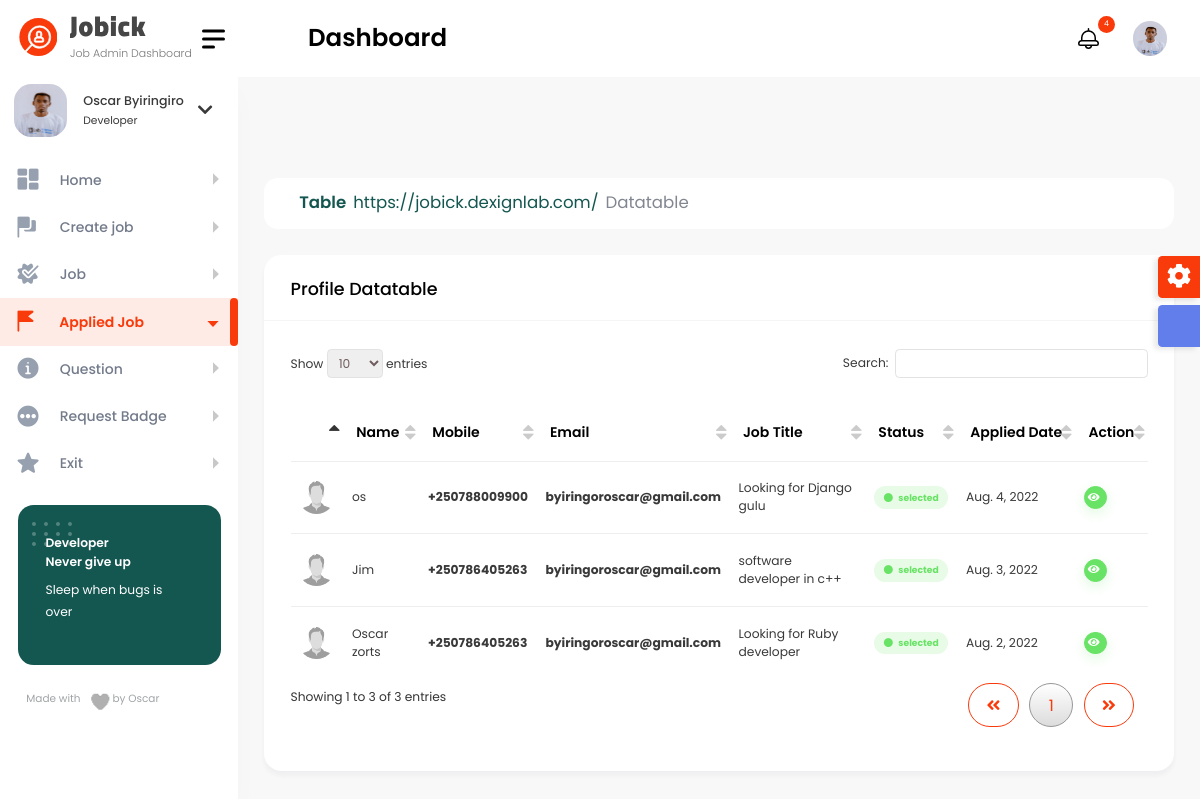
Page /user_admin/job_applied_admin/ (signed in) on the earlier database version.
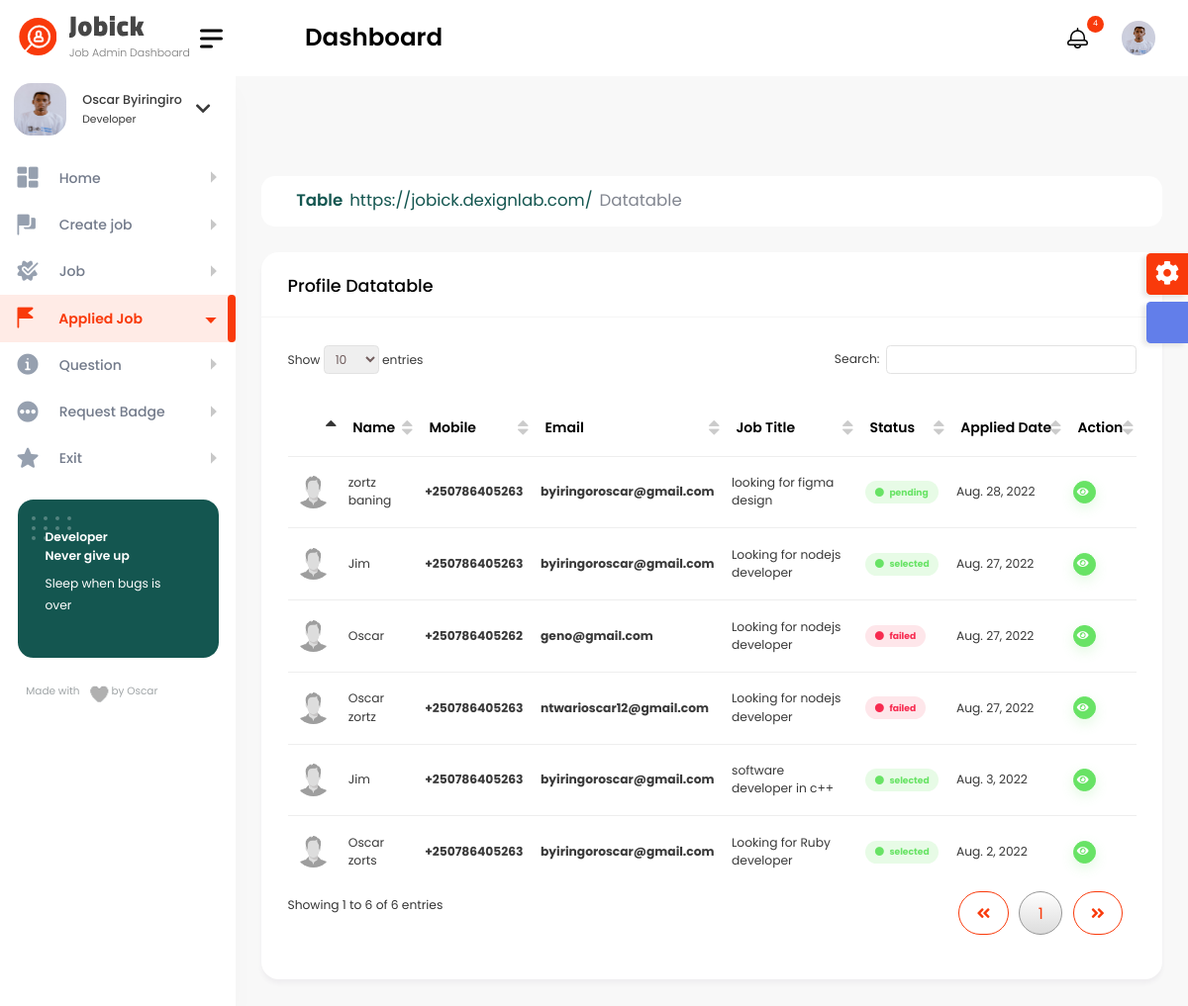
Same page on the later database version.
### authentication/models.py (models this page shows, shortened)
class Profile(models.Model):
    user = models.OneToOneField(User, on_delete=models.CASCADE)
    user_image = models.ImageField(upload_to='images/', default='profile.png', null=True, blank=True)
    location = models.CharField(max_length=100, null=True, blank=True)
    about_me = models.TextField(null=True, blank=True)
    github_link = models.URLField(default='https://github.com/', null=True, blank=True)
    website_link = models.URLField(default='https://www.google.com/', null=True, blank=True)
    backend_development = models.PositiveIntegerField(null=True, blank=True)
    frontend_development = models.PositiveIntegerField(null=True, blank=True)
    hardware = models.PositiveIntegerField(null=True, blank=True)
    uiandux = models.PositiveIntegerField(null=True, blank=True)
    artificial_intelligence = models.PositiveIntegerField(null=True, blank=True)
    badge = models.BooleanField(default=False)
    date_created = models.DateField(default=now)

class User(AbstractBaseUser):
    full_name = models.CharField(max_length=255, null=False)
    email = models.EmailField(
        verbose_name='email address',
        max_length=255,
        unique=True,
    )
    phone_number = PhoneNumberField(unique=True)
    is_verified = models.BooleanField(default=False)
    is_two_f_enable = models.BooleanField(default=False)
    is_active = models.BooleanField(default=True)
    staff = models.BooleanField(default=False)
    admin = models.BooleanField(default=False)
    USERNAME_FIELD = 'email'
    REQUIRED_FIELDS = ['full_name', 'phone_number']
    objects = UserManager()
    class Meta:
        app_label = 'authentication'

### questions/models.py (models this page shows, shortened)
class Applied_job(models.Model):
    job = models.ForeignKey(Job_work, on_delete=models.CASCADE)
    full_name = models.CharField(max_length=100)
    email = models.EmailField()
    phone_number = PhoneNumberField()
    residence = models.CharField(max_length=100)
    current_company = models.CharField(max_length=100, null=True, blank=True)
    resume = models.FileField()
    linkedin_url = models.URLField()
    biography = models.TextField()
    rejected_apply = models.BooleanField(default=False)
    hired_apply = models.BooleanField(default=False)
    interview = models.BooleanField(default=False)
    applied_date = models.DateField(auto_now_add=True)
    class Meta:
        verbose_name_plural = 'Job Applied'

class Job_work(models.Model):
    job_owner = models.ForeignKey(User, on_delete=models.CASCADE, default=1)
    title_developer = models.CharField(max_length=250)
    title_task = models.CharField(max_length=250)
    amount_range_start = models.PositiveIntegerField()
    amount_range_end = models.PositiveIntegerField()
    tags = models.CharField(max_length=250)
    job_description = models.TextField()
    experience = models.CharField(max_length=250)
    job_type = models.CharField(max_length=250)
    enable_remote = models.BooleanField()
    country_location = models.CharField(max_length=250)
    viewed = models.PositiveIntegerField(default=0)
    job_hired = models.BooleanField(default=False)
    published_date = models.DateField(auto_now_add=True)
    expire_date = models.DateField()
    class Meta:
        verbose_name_plural = 'Job'

### user_dashboard/views.py (the view)
# urls.py: path('job_applied_admin/', views.job_applied_admin, name="job_applied_admin"),
@login_required(login_url='login')
def job_applied_admin(request):
    job_apply = Applied_job.objects.filter(job__job_owner=request.user).order_by('-applied_date')
    context = {
        'person_job': job_apply
    }
    return render(request, 'job_applied_admin.html', context)

### user_dashboard/templates/job_applied_admin.html (shortened to what this page needs)
{% include 'user_admin/base.html' %}
{% load static %}
{% block content %}
        <div class="content-body">
            <div class="container-fluid">
				<div class="row page-titles">
					<ol class="breadcrumb">
						<li class="breadcrumb-item active"><a href="javascript:void(0)">Table</a></li>
						<li class="breadcrumb-item"><a href="javascript:void(0)">Datatable</a></li>
					</ol>
                </div>
                <div class="row">
                    <div class="col-12">
                        <div class="card">
                            <div class="card-header">
                                <h4 class="card-title">Profile Datatable</h4>
                            </div>
                            <div class="card-body">
                                <div class="table-responsive">
                                    <table id="example3" class="display" style="min-width: 845px">
                                        <thead>
                                            <tr>
                                                <th></th>
                                                <th>Name</th>
                                                <th>Mobile</th>
                                                <th>Email</th>
                                                <th>Job title</th>
                                                <th>Status</th>
                                                <th>Applied Date</th>
                                                <th>Action</th>
                                            </tr>
                                        </thead>
                                        <tbody>
                                        {% for person in person_job %}
                                            <tr>
                                                <td><img class="rounded-circle" width="35" src="{% static 'profile.png' %}" alt=""></td>
                                                <td>{{ person.full_name }}</td>
                                                <td><a href="javascript:void(0);"><strong>{{ person.phone_number }}</strong></a></td>
                                                <td><a href="javascript:void(0);"><strong>{{ person.email }}</strong></a></td>
                                                <td>{{ person.job.title_developer }}</td>
                                                <td>
                                                    {% if person.hired_apply %}
                                                        <span class="badge light badge-success">
														<i class="fa fa-circle text-success me-1"></i>
														selected
													</span>
                                                        {% elif not person.hired_apply and person.job.job_hired %}
                                                        <span class="badge light badge-danger">
														<i class="fa fa-circle text-danger me-1"></i>
														failed
													</span>
                                                    {% elif not person.rejected_apply or not person.job.job_hired %}
													<span class="badge light badge-success">
														<i class="fa fa-circle text-success me-1"></i>
														pending
													</span>
                                                        {% else %}
                                                        <span class="badge light badge-success">
														<i class="fa fa-circle text-danger me-1"></i>
														failed
													</span>
                                                    {% endif %}
												</td>
                                                <td>{{ person.applied_date }}</td>
                                                <td>
													<div class="d-flex">
                                                        <a href="{% url 'applied_profile' person.id %}" class="btn btn-success shadow btn-xs sharp me-1"><i class="fa fa-eye me-2"></i></a>
													</div>
												</td>
                                            </tr>
                                        {% endfor %}
                                        </tbody>
                                    </table>
                                </div>
                            </div>
                        </div>
                    </div>
				</div>
            </div>
        </div>
{% endblock %}

### templates/user_admin/base.html (shortened to what this page needs)
<!DOCTYPE html>
{% load static %}
<html lang="en">
<head>
    <link href="{% static 'dashboard/vendor/datatables/css/jquery.dataTables.min.css' %}" rel="stylesheet">
	<link href="{% static 'dashboard/vendor/jquery-nice-select/css/nice-select.css' %}" rel="stylesheet">
	<link href="{% static 'dashboard/vendor/owl-carousel/owl.carousel.css' %}" rel="stylesheet">
    <link href="{% static 'dashboard/css/style.css' %}" rel="stylesheet">
    <link href="{% static 'input_tag/tagify.css' %}" rel="stylesheet">
</head>
<body>
    <div id="main-wrapper">
        <div class="nav-header">
            <a href="{% url 'user_home' %}" class="brand-logo">
				<svg class="brand-title" xmlns="http://www.w3.org/2000/svg" width="134.01" height="48.365" viewBox="0 0 134.01 48.365">
				  <g id="Group_38" data-name="Group 38" transform="translate(-133.99 -40.635)">
					<text id="Job_Admin_Dashboard" data-name="Job Admin Dashboard" transform="translate(134 85)" fill="#787878" font-size="12" font-family="Poppins-Light, Poppins" font-weight="300"><tspan x="0" y="0">Job Admin Dashboard</tspan></text>
				  </g>
				</svg>
            </a>
            <div class="nav-control">
                <div class="hamburger">
                    <span class="line"></span><span class="line"></span><span class="line"></span>
                </div>
            </div>
        </div>
        <div class="header">
            <div class="header-content">
                <nav class="navbar navbar-expand">
                    <div class="collapse navbar-collapse justify-content-between">
                        <div class="header-left">
							<div class="dashboard_bar">
                                Dashboard
                            </div>
                        </div>
                        <ul class="navbar-nav header-right">
							<li class="nav-item dropdown notification_dropdown">
                                <a class="nav-link" href="javascript:void(0);" role="button" data-bs-toggle="dropdown">
                                    <span class="badge light text-white bg-primary rounded-circle">4</span>
                                </a>
                            </li>
							<li class="nav-item dropdown header-profile">
                                <a class="nav-link" href="javascript:void(0);" role="button" data-bs-toggle="dropdown">
                                    <img src="{{ profile.user_image.url }}" width="20" alt=""/>
                                </a>
                            </li>
                        </ul>
                    </div>
				</nav>
			</div>
		</div>
        {% include 'partial/dashboard_sidebar.html' %}
        <div class="footer">
            <div class="copyright">
                <p>Copyright © Designed &amp; Developed by <a href="" target="_blank">Oscar</a> 2022</p>
            </div>
        </div>
	</div>
</body>
</html>

### templates/partial/dashboard_sidebar.html (shortened to what this page needs)
{% load static %}
<div class="dlabnav">
            <div class="dlabnav-scroll">
				<div class="dropdown header-profile2 ">
					<a class="nav-link " href="javascript:void(0);"  role="button" data-bs-toggle="dropdown">
						<div class="header-info2 d-flex align-items-center">
							<img src="{{ profile.user_image.url }}" alt=""/>
							<div class="d-flex align-items-center sidebar-info">
								<div>
									<span class="font-w400 d-block">{{ user.full_name }}</span>
									<small class="text-end font-w400">Developer</small>
								</div>
								<i class="fas fa-chevron-down"></i>
							</div>
						</div>
					</a>
				</div>
				<ul class="metismenu" id="menu">
                    <li><a class="has-arrow " href="{% url 'user_home' %}" aria-expanded="false">
							<span class="nav-text">Home</span>
						</a>
                    </li>
					<li><a class="has-arrow " href="{% url 'user_create_job' %}" aria-expanded="false">
							<span class="nav-text">Create job</span>
						</a>
                    </li>
                    <li><a class="has-arrow " href="{% url 'job_user_admin' %}" aria-expanded="false">
							<span class="nav-text">Job</span>
						</a>
					</li>
                    <li><a class="has-arrow " href="{% url 'job_applied_admin' %}" aria-expanded="false">
							<span class="nav-text">Applied Job</span>
						</a>
					</li>
                    <li><a class="has-arrow " href="{% url 'question_admin' %}" aria-expanded="false">
							<span class="nav-text">Question</span>
						</a>
                    </li>
                    <li><a class="has-arrow " href="{% url 'request_badger_user' %}" aria-expanded="false">
							<span class="nav-text">Request Badge</span>
						</a>
                    </li>
                    <li><a class="has-arrow " href="{% url 'home' %}" aria-expanded="false">
							<span class="nav-text">Exit</span>
						</a>
                    </li>
                </ul>
				<div class="plus-box">
					<p class="fs-14 font-w600 mb-2">Developer<br>Never give up<br></p>
					<p>Sleep when bugs is over</p>
				</div>
				<div class="copyright">
					<p class="fs-12">Made with <span class="heart"></span> by Oscar</p>
				</div>
			</div>
        </div>

### static/input_tag/tagify.css (style rules this page uses)
:root { --tagify-dd-color-primary:rgb(53,149,246);--tagify-dd-bg-color:white;--tagify-dd-item-pad:.3em .5em }

Differences in the rows shown:
removed Applied_job: full_name "os", phone_number "+250788009900", email "byiringoroscar@gmail.com", job.title_developer "Looking for Django gulu", hired_apply True (drawn), applied_date "Aug. 4, 2022"
added Applied_job: full_name "zortz baning", phone_number "+250786405263", email "byiringoroscar@gmail.com", job.title_developer "looking for figma design", hired_apply False (drawn), applied_date "Aug. 28, 2022"
added Applied_job: full_name "Jim", phone_number "+250786405263", email "byiringoroscar@gmail.com", job.title_developer "Looking for nodejs developer", hired_apply True (drawn), applied_date "Aug. 27, 2022"
added Applied_job: full_name "Oscar", phone_number "+250786405262", email "geno@gmail.com", job.title_developer "Looking for nodejs developer", hired_apply False (drawn), applied_date "Aug. 27, 2022"
added Applied_job: full_name "Oscar zortz", phone_number "+250786405263", email "ntwarioscar12@gmail.com", job.title_developer "Looking for nodejs developer", hired_apply False (drawn), applied_date "Aug. 27, 2022"
Other differences:
text written by a page script: "Show entries Search: Showing 1 to 3 of 3 entries 1" → "Show entries Search: Showing 1 to 6 of 6 entries 1"
